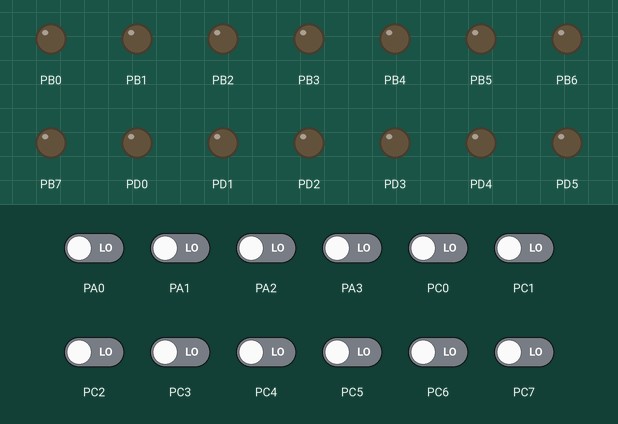
Simulated run of this program. Board: ATmega32, built with avr-gcc and emulated at 1 MHz. Shown: output pins drawn as LEDs (lit = HIGH). The inputs (shaded band) are chosen by the test bench; at power-on: PA0–3, PC0–7 LOW.

Above: at 1.2 s.
1.3 s: PA0 driven HIGH
At 2.5 s:
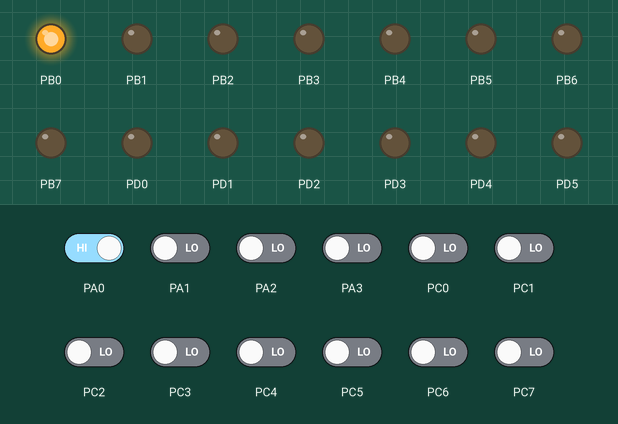
2.8 s: PA1 driven HIGH
At 3.9 s:
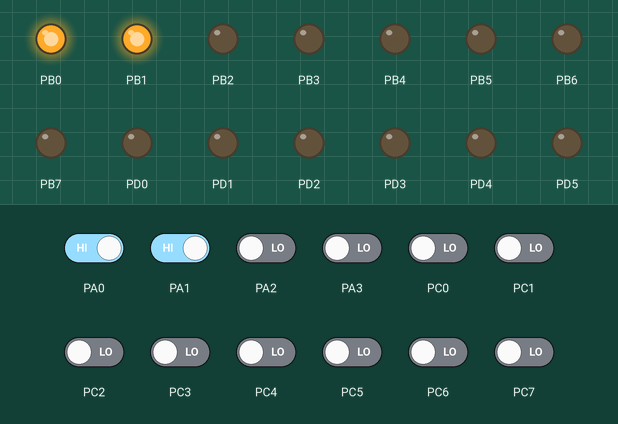
4.3 s: PA2 driven HIGH
At 4.8 s:
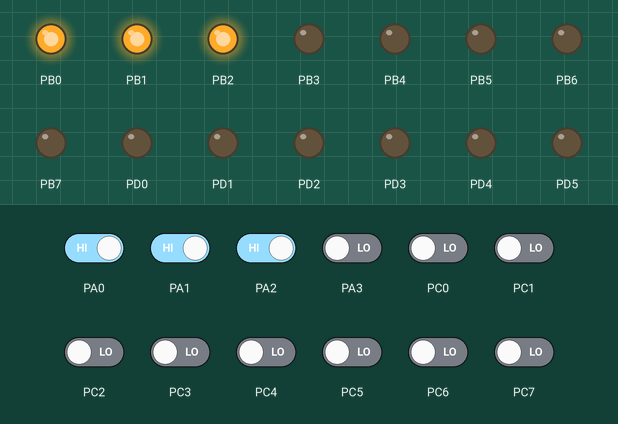
5.8 s: PA3 driven HIGH
At 6.1 s:
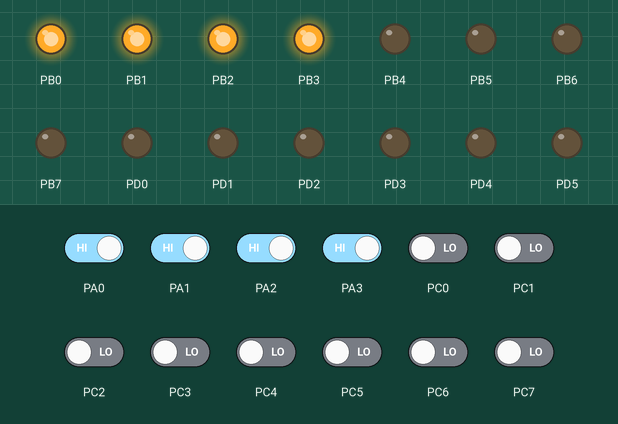
7.3 s: PA0 driven LOW
At 8.5 s:
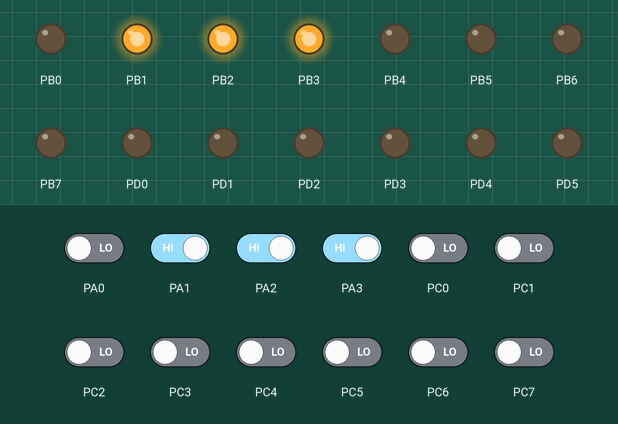
8.8 s: PA1 driven LOW
At 9.5 s:
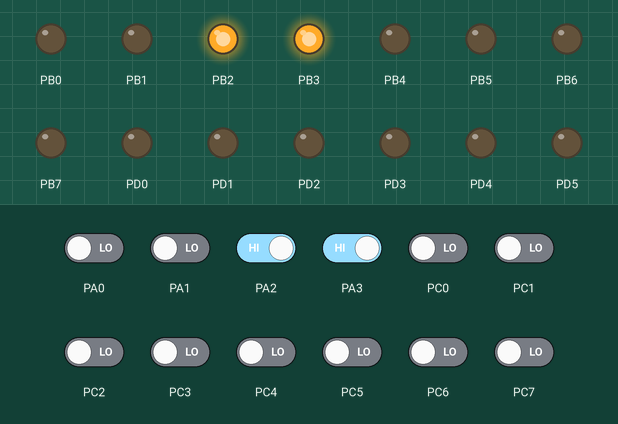
Timing chart, 0 to 11.3 s (numbered marks = the images above; inputs shaded):
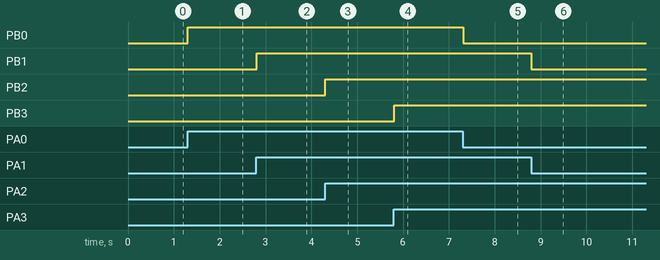

The program:

main.c
```c
#include <avr/io.h>
#define F_CPU 1000000
#include <util/delay.h>

unsigned char memArr[16];

int main(void)
{
	MCUCSR|=(1<<JTD);
	MCUCSR|=(1<<JTD);


	DDRA=0X00;
	DDRB=0xFF;
	DDRC=0x00;
	DDRD=0xFF;

	int currclk = 0;
	int prevclk = 0;

	int memread;
	int memwrite;
	int writedata;
	int mem2reg;
	int addr;
	int dataout;

	for(int i=0; i<16; i++){
		memArr[i]=13;
	}

	while (1)
	{
		int a = PINA;
		//writedata = b>>4;
		addr = a%16;
		int c = PINC;
		writedata = c & 0b00001111;
		prevclk = currclk;
		currclk = (a & 0b10000000)>>7;
		memwrite = (a>>4) & 0b0001;
		memread = ((a>>4) & 0b0010)>>1;
		mem2reg = ((a>>4) & 0b0100)>>2;
		if(mem2reg==1){
			if(memread==1)dataout=memArr[addr];
			else dataout=0x00;
		}else{
			dataout=addr;
		}
		//dataout = memArr[addr];

		//if(memread==1){
		PORTB = dataout;

		if(prevclk==0 && currclk==1 && memwrite==1){
			memArr[addr] = writedata;
		}
		_delay_ms(10);


	}
}

//DataMemoryUpdated
```

Measured:
- after the input at 1.3 s, PB0: LOW → HIGH at once
- after the input at 2.8 s, PB1: LOW → HIGH at once
- after the input at 4.3 s, PB2: LOW → HIGH at once
- after the input at 5.8 s, PB3: LOW → HIGH at once
- after the input at 7.3 s, PB0: HIGH → LOW at once
- after the input at 8.8 s, PB1: HIGH → LOW at once
